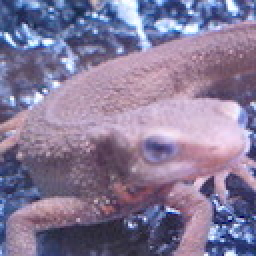
#> input picture input_image/imori.jpg, 128 x 128 px (shown 2 times larger)
$ python 92.py
#> lines starting #> are read from the running program, lines starting #| are printed output that depends on the picture
import numpy as np
import cv2

def img_Kmeans(img,k=5):
    H,W,C=img.shape
    img=np.reshape(img,(H*W,3))
    #画像からランダムにk個選ぶ
    np.random.seed(0)
    mean=np.random.choice(np.arange(H*W),k,replace=False)
    img=np.array(img)
    #選ばれた５個の画像のRGB
    mean_img=img[mean]
    print("最初に選ばれた色")
    print(mean_img)

    out=img.copy()
    label_list=np.zeros((H*W),dtype=np.int32)
    while True:
        label_list_b=label_list.copy()
        for i in range(len(img)):
            #距離の計算
            dis=np.sqrt(np.sum((out[i]-mean_img)**2,axis=1))
            label=np.argmin(dis,axis=0)
            label_list[i]=label
        #平均の更新
        for j in range(k):
            #print("---")
            #print(out[np.where(label_list==j)])
            mean_img[j]=np.mean(out[np.where(label_list==j)],axis=0)
        #更新がなくなったら終了
        if (label_list==label_list_b).all():
            break
    #可視化
    for i in range(k):
        img[np.where(label_list==i)]=mean_img[i]
    img=np.reshape(img,(H,W,3))
    img=img.astype(np.uint8)
    return img

img=cv2.imread("./input_image/imori.jpg").astype(np.float32)
img2=cv2.imread("./input_image/madara.jpg").astype(np.float32)
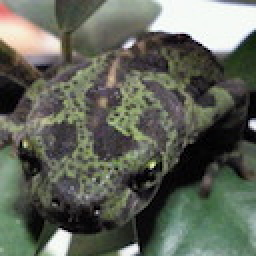
#> input picture input_image/madara.jpg, 128 x 128 px (shown 2 times larger)
out=img_Kmeans(img,k=5)
#> in img_Kmeans, `mean_img=img[mean]`: mean_img = [[140, 121, 148], [135, 109, 122], [211, 189, 213], [135, 86, 84], [118, 99, 96]]
#| [[140. 121. 148.]
#|  [135. 109. 122.]
#|  [211. 189. 213.]
#|  [135.  86.  84.]
#|  [118.  99.  96.]]
#> after the loop in img_Kmeans, `while True:`: label_list = 16384 values, max 4 at index 0, min 0 at index 13, mean 1.95; mean_img = [[182.9, 156.4, 181.1], [157.3, 124, 136.7], [228.4, 201.8, 211.8], [91.52, 57.49, 56.79], [121.7, 88.03, 96.16]]
#> in img_Kmeans, `img=np.reshape(img,(H,W,3))`:
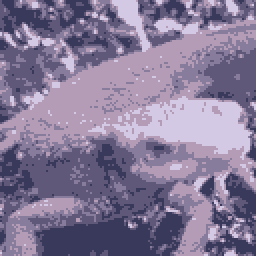
#> img: shape (128, 128, 3) float32 (shown 2 times larger); mean of channels 0, 1, 2 152.8, 121.8, 134.1; drawn as B, G, R
out2=img_Kmeans(img,k=10)
#> call 2 of img_Kmeans, with k = 10
#> in img_Kmeans (call 2), `mean_img=img[mean]`: mean_img = [[140, 121, 148], [135, 109, 122], [211, 189, 213], [135, 86, 84], [118, 99, 96], [120, 81, 73], [187, 163, 193], [102, 81, 103], [68, 52, 53], [126, 97, 112]]
#| [[140. 121. 148.]
#|  [135. 109. 122.]
#|  [211. 189. 213.]
#|  [135.  86.  84.]
#|  [118.  99.  96.]
#|  [120.  81.  73.]
#|  [187. 163. 193.]
#|  [102.  81. 103.]
#|  [ 68.  52.  53.]
#|  [126.  97. 112.]]
#> after the loop in img_Kmeans (call 2), `while True:`: label_list = 16384 values, max 9 at index 45, min 0 at index 46, mean 4.74; mean_img = [[179.9, 156, 185.3], [210.4, 159.3, 139.8], [244.1, 220.1, 219.4], [166, 116, 101.9], [126.2, 101.4, 123.9], [130.4, 80.92, 67.82], [209.2, 182.4, 206.1], [103.8, 78.36, 96.2], [83.91, 52.62, 52.3], [155.3, 131.2, 159.8]]
#> in img_Kmeans (call 2), `img=np.reshape(img,(H,W,3))`:
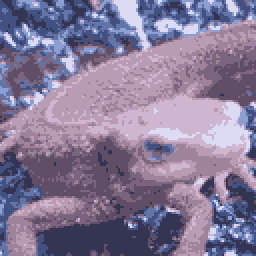
#> img: shape (128, 128, 3) float32 (shown 2 times larger); mean of channels 0, 1, 2 152.8, 121.8, 134.1; drawn as B, G, R
out3=img_Kmeans(img2,k=5)
#> call 3 of img_Kmeans, with k = 5
#> in img_Kmeans (call 3), `mean_img=img[mean]`: mean_img = [[250, 239, 235], [30, 38, 38], [12, 9, 11], [244, 247, 245], [24, 27, 31]]
#| [[250. 239. 235.]
#|  [ 30.  38.  38.]
#|  [ 12.   9.  11.]
#|  [244. 247. 245.]
#|  [ 24.  27.  31.]]
#> after the loop in img_Kmeans (call 3), `while True:`: label_list = 16384 values, max 4 at index 28, min 0 at index 0, mean 2.06; mean_img = [[132.4, 150.2, 142], [94.05, 110.4, 100.5], [18.05, 19.85, 19.55], [231.4, 237.2, 239.8], [58.8, 67.2, 65.71]]
#> in img_Kmeans (call 3), `img=np.reshape(img,(H,W,3))`:
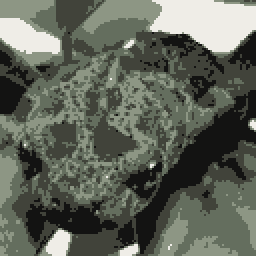
#> img: shape (128, 128, 3) float32 (shown 2 times larger); mean of channels 0, 1, 2 89.9, 100.8, 96.4; drawn as B, G, R
cv2.imwrite("./output_image/output92_1.jpg",out)
cv2.imwrite("./output_image/output92_2.jpg",out2)
cv2.imwrite("./output_image/output92_3.jpg",out3)
cv2.imshow("result",out)
cv2.imshow("result2",out2)
cv2.imshow("result3",out3)
cv2.waitKey(0)
cv2.destroyAllWindows()
